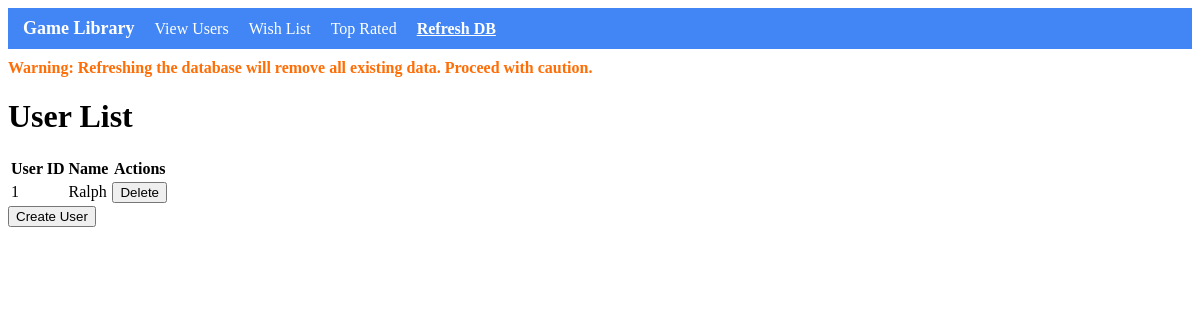
Before: /get-users with the older database file.
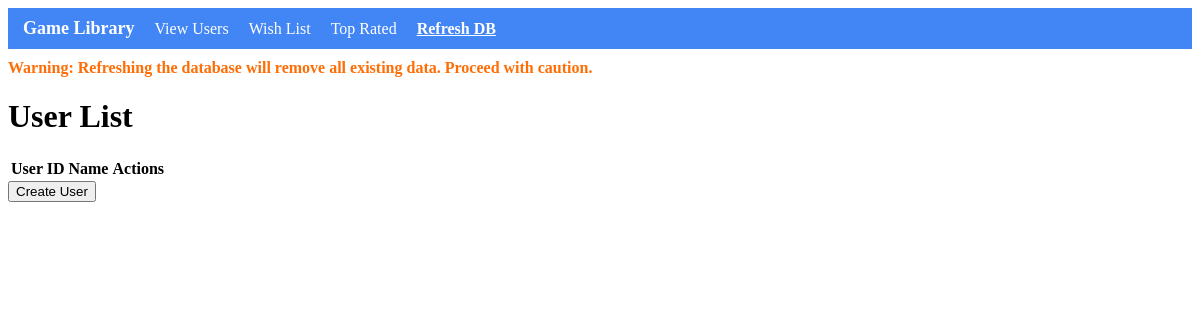
After: the same page with the newer database file.
### tables this page shows
CREATE TABLE User (
       UserID INTEGER PRIMARY KEY AUTOINCREMENT,
       User_Name TEXT
   );

### run.py (the view)
@app.route("/get-users")
def get_users():
   connection_obj = sqlite3.connect('CS4750Project.db')
   cursor_obj = connection_obj.cursor()
   cursor_obj.execute("SELECT * FROM User ORDER BY UserID DESC")
   users = cursor_obj.fetchall()
   connection_obj.close()
   if request.headers.get('X-Requested-With') == 'XMLHttpRequest':
       return render_template("user-table.html", users=users)
   return render_template("get-users.html", users=users)

### templates/get-users.html (shortened to what this page needs)
<!DOCTYPE html>
<html>
<head>
</head>
<body>
    {% include 'navbar.html' %}
    <h1>User List</h1>
    <div id="userListContainer">
        {% include 'user-table.html' %}
    </div>
    <button onclick="createUser()">Create User</button>
</body>
</html>

### templates/navbar.html (shortened to what this page needs)
<nav>
    <ul>
        <li><a href="/"><span class="logo">Game Library</span></a></li>
        <li><a href="/get-users">View Users</a></li>
        <li><a href="/wishlist">Wish List</a></li>
        <li><a href="/top-rated-games">Top Rated</a></li>
        <li><a href="/create-db" class="refresh-db-link">Refresh DB</a></li>
    </ul>
</nav>
<div class="warning-message">
    Warning: Refreshing the database will remove all existing data. Proceed with caution.
</div>

### templates/user-table.html (shortened to what this page needs)
<table>
    <tr>
        <th>User ID</th>
        <th>Name</th>
        <th>Actions</th>
    </tr>
    {% for user in users|sort(attribute=0) if user %}
    <tr>
        <td>{{ user[0] }}</td>
        <td>{{ user[1] }}</td>
        <td>
            <form id="deleteForm{{ user[0] }}" action="/delete-user" method="post" style="display: inline;">
                <button onclick="deleteUser('{{ user[0] }}')">Delete</button>
            </form>
        </td>
    </tr>
    {% endfor %}
</table>

### templates/navbar.html (style rules this page uses)
nav { background-color: #4285F4; padding: 10px; display: flex; justify-content: space-between; align-items: center; }
nav ul { list-style-type: none; margin: 0; padding: 0; display: flex; align-items: center; }
nav ul li { margin-right: 10px; }
nav ul li a { text-decoration: none; color: #FFFFFF; padding: 5px; }
.logo { font-weight: bold; font-size: 18px; }
.refresh-db-link { color: white; font-weight: bold; text-decoration: underline; }
.warning-message { color: rgba(255, 106, 0, 0.98); font-weight: bold; margin-top: 10px; }

Changed rows visible on the page:
removed User: UserID "1", User_Name "Ralph"
